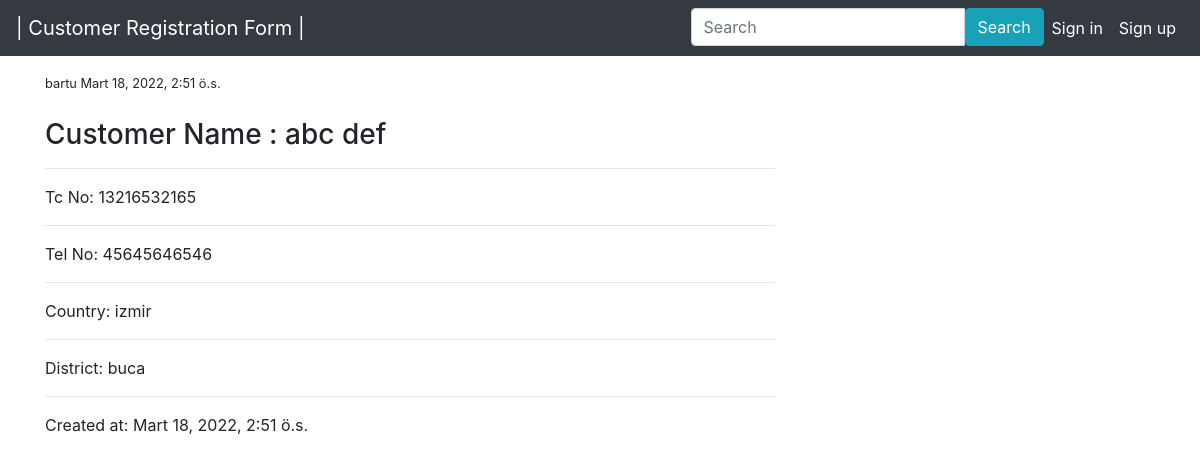
The page /detail/4 on the database its author committed.
### customer/models.py (models this page shows, shortened)
class Customer(models.Model):
  user = models.ForeignKey('auth.User', on_delete=models.CASCADE,verbose_name='User')
  tc = models.CharField(verbose_name='Tc no',max_length=11, unique=True)
  name = models.CharField(max_length=50, verbose_name='Name')
  surname = models.CharField(max_length=50, verbose_name='Surname')
  phone = models.CharField(verbose_name='Tel no', max_length=11)
  city = models.CharField(max_length=50, verbose_name='Country')
  district = models.CharField(max_length=50, verbose_name='district')
  created_date = models.DateTimeField(auto_now_add=True, verbose_name='created date')

### customer/views.py (the view)
# urls.py: path('detail/<int:id>',views.detail, name='detail'),
def detail(request, id):
    customer = get_object_or_404(Customer, id=id)
    return render(request, 'detail.html', {"customer": customer})

### templates/detail.html
{% extends 'layout.html' %}
{% block body %}
<div class="row">
    <div class="col-lg-8">
    <small>
        {{customer.user}}
    </small>
    <small>
        {{customer.created_date}}
    </small>
    <h3 class="mt-4">Customer Name :  {{customer.name}} {{customer.surname}}</h3>
    <hr>
    <p>Tc No: {{customer.tc}}</p>
    <hr>
    <p>Tel No: {{customer.phone}}</p>
    <hr>
    <p>Country: {{customer.city}}</p>
    <hr>
    <p>District: {{customer.district}}</p>
    <hr>
    <p>Created at: {{customer.created_date}}</p>
    </div>
</div>
{% endblock body %}

### rows shown on the page
Customer: user "bartu", created_date "Mart 18, 2022, 2:51 ö.s.", name "abc", surname "def", tc "13216532165", phone "45645646546", city "izmir", district "buca"
